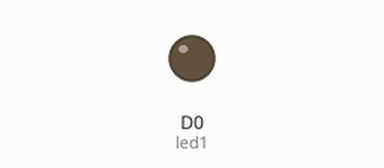
This sketch was run on a simulated ESP8266 (NodeMCU). Shown: output pins drawn as LEDs (lit = HIGH).

Above: at 0.5 s.
At 2.5 s:
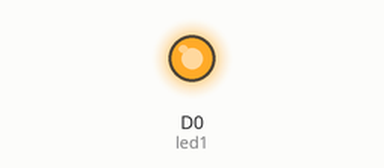
Timing chart, 0 to 5.2 s (numbered marks = the images above):
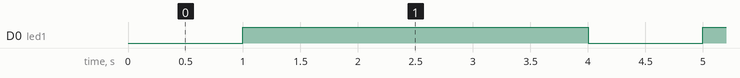

The sketch:

bt.ino
```cpp
int led1=D0;

void setup() {
  pinMode(led1, OUTPUT);
}

void loop() {
  digitalWrite(led1, LOW);
  delay(1000);

  digitalWrite(led1, HIGH);
  delay(3000);
}
```

Measured:
- by itself, D0 (led1): alternates HIGH for 3.0 s and LOW for 1.0 s
